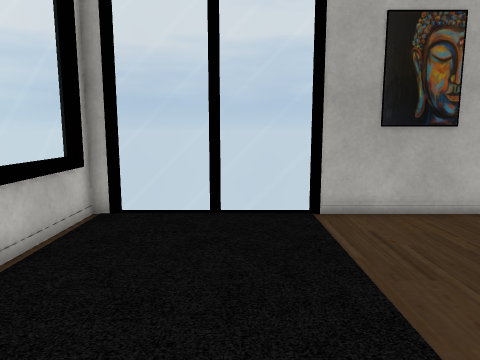
[1] (above)

21 first-person views from a walk through a Unity game level. The camera is 1.3 m above the floor, tilts 8° down and sees 70° across. The floor is counted in squares, 0.5 m on a side. Each view is taken from the middle of a square. On the plan, view 1 faces up. The plan holds only what a view shows up to about 20 squares ahead; the rest is blank. The player is left out. Some surface patterns are stand-ins.

[2]
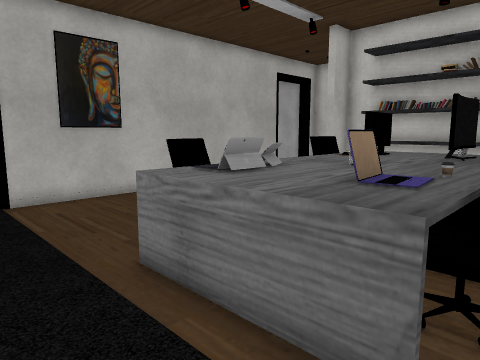

[3]
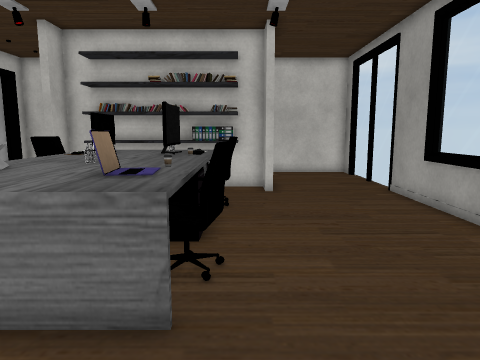

[4]
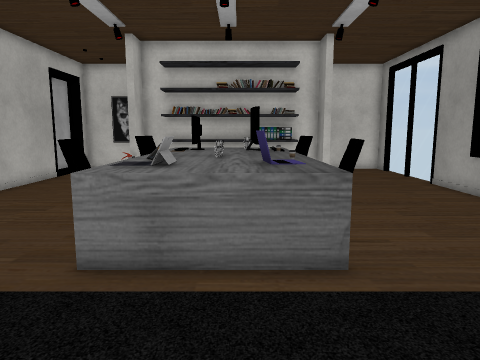

[5]
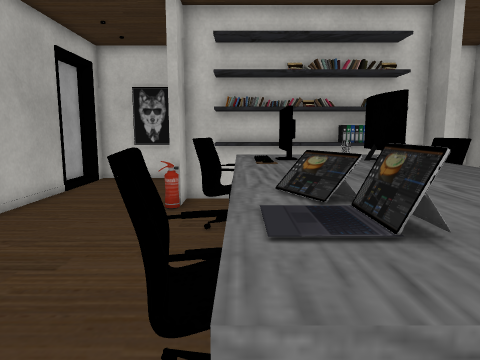

[6]
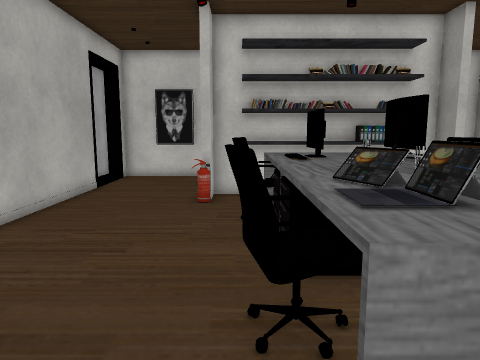

[7]
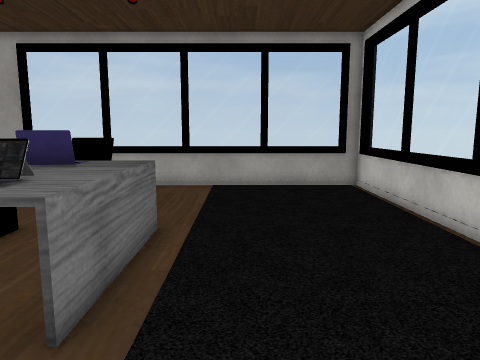

[8]
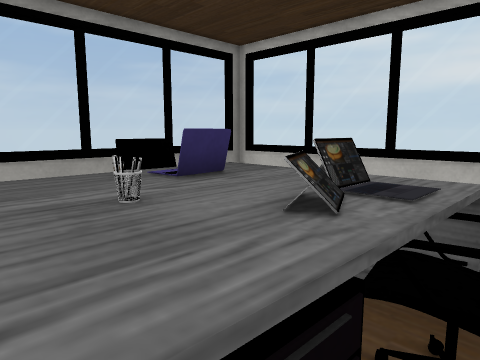

[9]
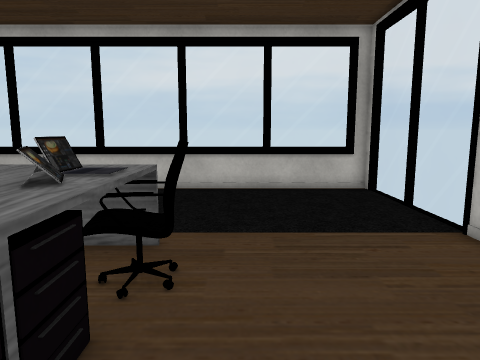

[10]
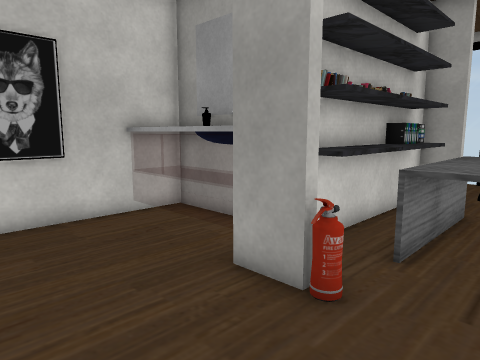

[11]
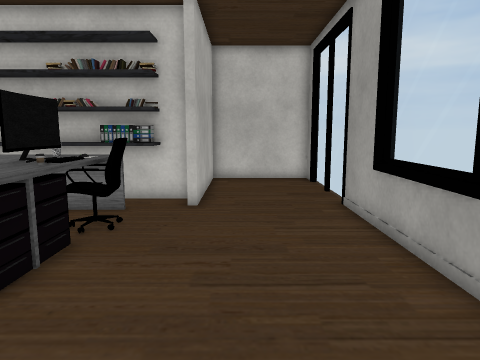

[12]
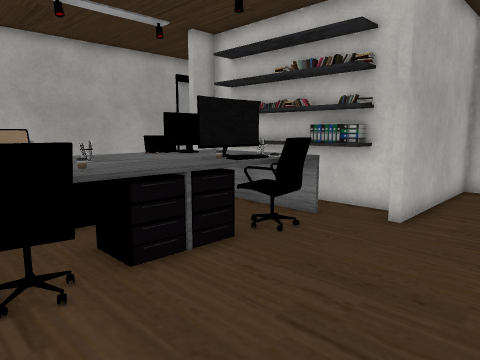

[13]
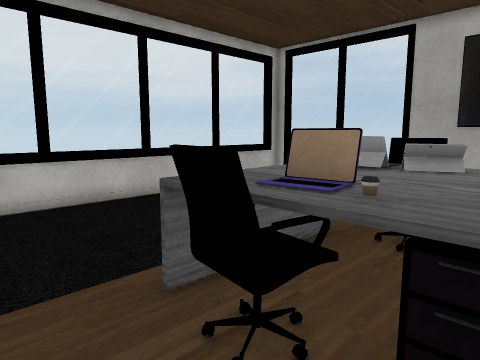

[14]
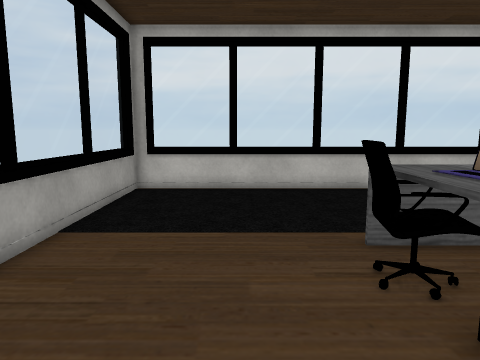

[15]
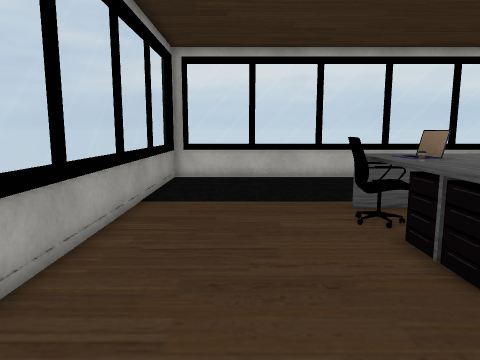

[16]
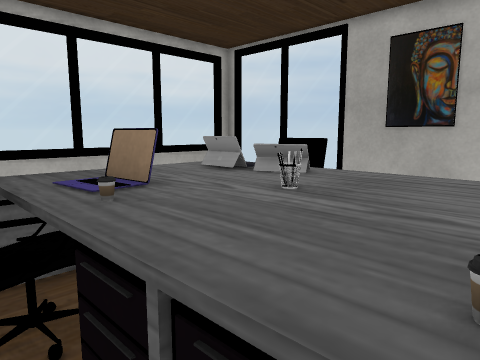

[17]
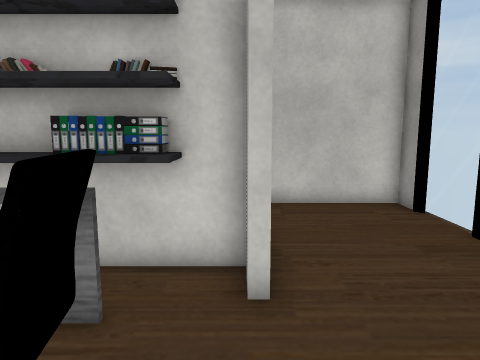

[18]
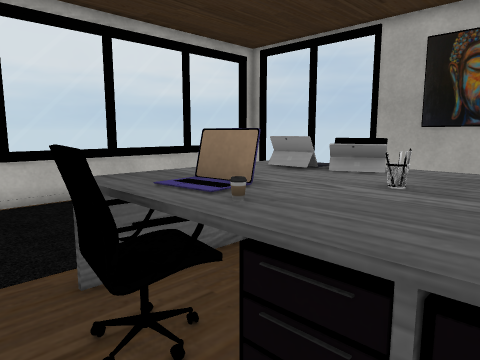

[19]
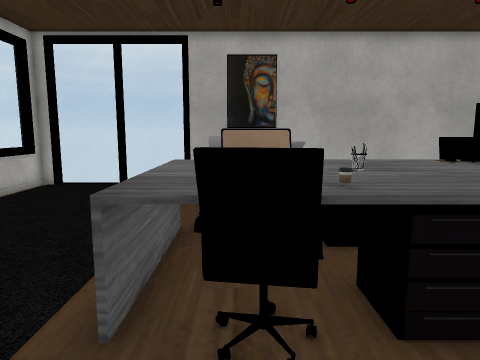

[20]
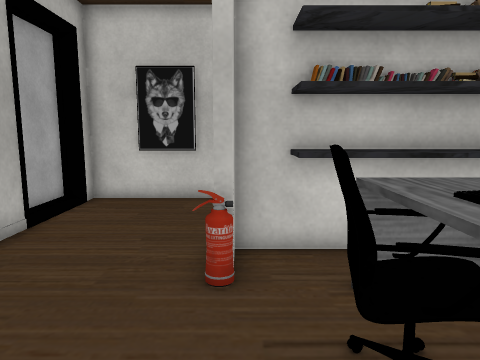

[21]
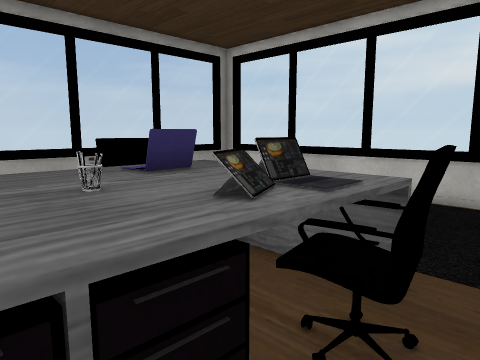

### Floor plan
Key: @ floor where view 1 was taken; # wall or solid block; x gap in a wall; . floor; = window, fence, low wall or low ledge; ^ raised ledge; O other object.
Columns run from 5 left of view 1 to 22 right of it. Each row starts with its distance up from view 1.
 11 ##======###################
 10 #.........................#
  9 =.........................#
  8 =.........................#
  7 =.........................#
  6 =..................O .....##
  5 =..................O#=====^
  4 =........==#....#x.##^ ^^ ^
  3 =.......^^^^^^O^^^^### ^^^^
  2 =.......^^^^^^^^^^^###
  1 =.......^^^^^^^^^^^###
  0 =....@..^^^^^^^^^^^###
 -1 =.......^^^^^^^^^^^###
 -2 =.......^^^^^^^^^^^###
 -3 =.........=#....##.##
 -4 =..................########
 -5 =.........................#
 -6 =.........................#
 -7 =.........................#
 -8 =.........................#
 -9 #.........................#
-10 ##===============###=====##

Where each view was taken, in squares from view 1:
view 1: 0 up, 0 right, facing up
view 2: 3 down, 0 right, facing up-right
view 3: 3 down, 1 left, facing right
view 4: 0 up, 3 left, facing right
view 5: 3 up, 2 right, facing right
view 6: 4 up, 1 right, facing right
view 7: 7 up, 1 right, facing down
view 8: 4 up, 9 right, facing down-left
view 9: 5 up, 11 right, facing left
view 10: 10 up, 11 right, facing down-right
view 11: 6 down, 2 right, facing right
view 12: 8 down, 4 right, facing up-right
view 13: 5 down, 8 right, facing up-left
view 14: 5 down, 11 right, facing left
view 15: 6 down, 15 right, facing left
view 16: 3 down, 10 right, facing up-left
view 17: 4 down, 9 right, facing right
view 18: 4 down, 9 right, facing up-left
view 19: 6 down, 5 right, facing up
view 20: 5 up, 8 right, facing right
view 21: 5 up, 9 right, facing down-left
